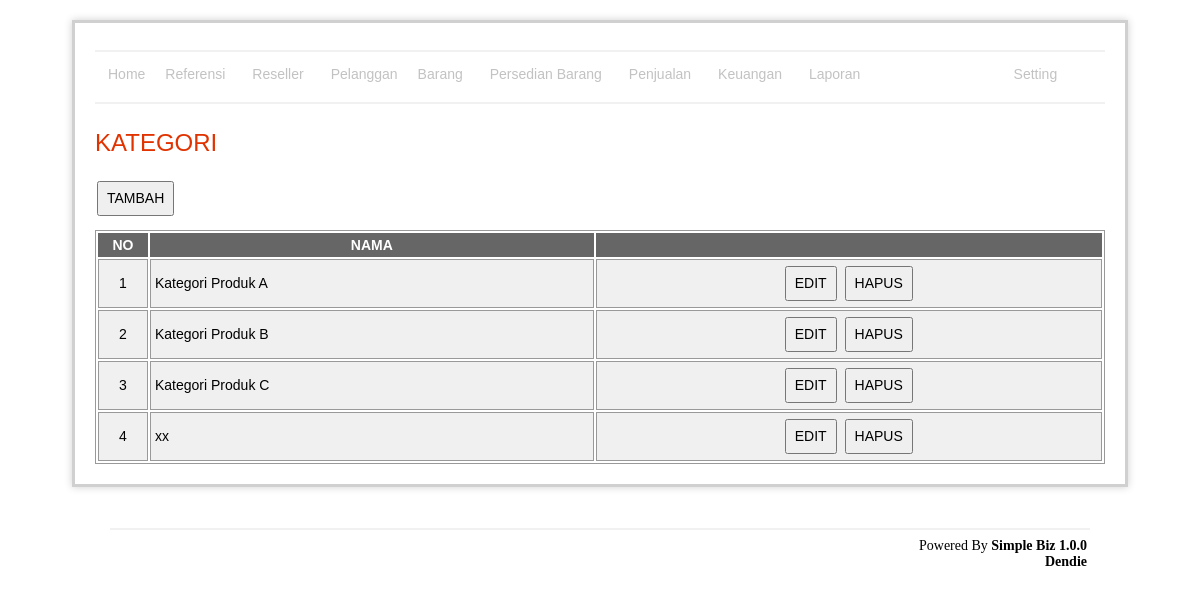
/category/index.php (signed in), run on the app's committed database.
### tables this page shows
CREATE TABLE `stuff_category`  (
  `id` int(11) NOT NULL AUTO_INCREMENT,
  `name` varchar(255) NOT NULL,
  `cost_cs` double NOT NULL,
  `cost_ops` double NOT NULL,
  `cost_riset` double NOT NULL,
  `cost_adv` double NOT NULL,
  `is_delete` enum('0','1') NOT NULL DEFAULT '0',
  PRIMARY KEY (`id`) USING BTREE
);

### category/indexRead.php (called while the page is built, shortened)
<?php
	include '../lib/connection.php';
	$query = "select id,name,cost_cs,cost_ops,cost_riset,cost_adv
		from stuff_category
		where is_delete = '0'
		order by name";
	$data = mysqli_query($con, $query) or die (mysqli_error($con));
?>

### category/index.php (the view, shortened to what this page needs)
<?php include 'indexRead.php' ?>
	<h1>KATEGORI</h1>
	<p><input type="button" value="TAMBAH" onclick="window.location='add.php'" /></p>
	<?php if(mysqli_num_rows($data) < 1) : ?>
	 	<div class="warning">
			<h3><?php echo message::getMsg('emptySuccess') ?></h3>
		</div>
	<?php else: ?>
		<div id="tbl">
			<table width="100%">
				<thead>
					<tr>
						<th align="center" width="5%">NO</th>
						<th align="center">NAMA</th>
						<th></th>
					</tr>
				</thead>
				<tbody>
					<?php $i=1; ?>
					<?php while($val = mysqli_fetch_array($data)): ?>
						<tr>
							<td align="center"><?php echo $i ?></td>
							<td align="left"><?php echo $val['name'] ?></td>
							<td align="center">
								<input type="button" value="EDIT" onclick="window.location='edit.php?id=<?php echo $val['id'] ?>'" />
								<input type="button" value="HAPUS" onclick="confirm('Anda yakin akan menghapus ?') ? window.location='delete.php?id=<?php echo $val['id'] ?>' : false" />
							</td>
						</tr>
					<?php $i++; ?>
					<?php endwhile; ?>
			</table>
		</div>
	<?php endif; ?>
<?php include '../template/main.php' ?>

### asset/css/style.css (style rules this page uses)
#content p { margin: 12px 20px 12px 0; text-align:left; }
#content h1 { color: #e13300; background-color: transparent; font-weight: normal; font-size: 24px; margin: 10px 0 5px 0; padding: 15px 0 10px 0px; text-align:left; }
table { font-size: 14px; }
#tbl table { border: 1px solid #999; }
#tbl th { font-weight: bold; text-align: center; font-size: 14px; background-color: #666; color: #fff; padding: 4px; }
#tbl td { border: 1px solid #999; font-weight: normal; font-size: 14px; padding: 4px; background-color: #f0f0f0; }
input[type="button"], input[type="submit"] { font-size: 14px; height: 35px; padding: 2px 8px 2px 8px; margin: 2px; }

### data on the page
stuff_category: name "Kategori Produk A"
stuff_category: name "Kategori Produk B"
stuff_category: name "Kategori Produk C"
stuff_category: name "xx"
